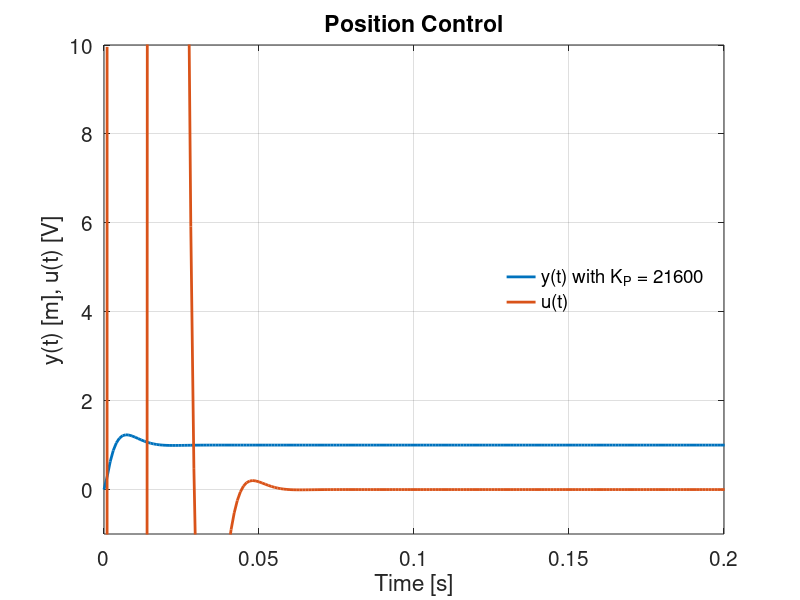

Recreate this plot in MATLAB.
%% Script Maxon_Control.m
% Manfred Lohöfener
% 06/11/2017, Brno, BUT, FME

clear
close all

%% 1st: Data of Maxon Motor RE 35 ∅35 mm, Graphite Brushes, 90 Watt
% Values at nominal voltage
u_nom = 30;               % [V] Nominal voltage
w_idl_r = 7280;           % [rpm] No load speed
w_idl = w_idl_r*2*pi/60;  % [rad/s]
i_idl = 0.0941;           % [A] No load current
w_nom_r = 6470;           % [rpm] Nominal speed
w_nom = w_nom_r*2*pi/60;  % [rad/s]
T_nom = 0.101;            % [N.m] Nominal torque
I_nom = 2.68;             % [A] Nominal current
T_max = 0.976;            % [N.m] Stall torque
I_max = 25.1;             % [A] Stall current
e_max = 0.87;             % Max. efficiency

% Characteristics
R_T = 1.2;                % [Ω], [Ohm] Terminal resistance
L_T = 0.00034;            % [H] Terminal inductance
K_m = 0.0389;             % [N.m/A] Torque constant
s_c = 246;                % [rpm/V] Speed constant
K_b = 60 / (s_c*2*pi);    % [V.s] Speed constant
w_g = 7.55;               % [rpm/mN.m] Speed/torque gradient
T_m = 0.00537;            % [s] Mechanical time constant
J_R_g = 67.9;             % [g.cm²] Rotor inertia
J_R = J_R_g/10^3/100^2;   % [kg.m²], [N.m.s²] Rotor inertia
K_f = K_m*i_idl/w_idl;    % [N.m.s] Friction

%% 2nd: Transfer Functions TF of controlled system
% Simple TF of Maxon Motor
s = tf('s');
G_ui =    1 / (R_T + L_T*s);
G_wi = -K_b / (R_T + L_T*s);
G_iw =  K_m / (K_f + J_R*s);
G_Tw =   -1 / (K_f + J_R*s);

% System TF of Maxon Motor
Gs_uw = minreal (G_ui*G_iw / (1 - G_iw*G_wi));
Gs_Tw = minreal (     G_Tw / (1 - G_iw*G_wi));
Gs_ui = minreal (     G_ui / (1 - G_iw*G_wi));
Gs_Ti = minreal (G_Tw*G_wi / (1 - G_iw*G_wi));

% Gear TF, System TF
K_G = 1 / w_nom;                % [m] Gear gain, 1 m/s for nom. speed
G_wy = K_G / s;                 % omega(t) -> y(t)
G_uy = minreal (Gs_uw * G_wy);  % System TF of motor and gear

%% 3rd, 4th: PID Controller
% Ziegler-Nichols Stability limit
%K_P = 93200;                          % Proportional gain, tested limit
%T_I = 9999;                           % [s] Integral time constant
%T_D = 0.0;                            % [s] Differential time constant

%K_crit = 93200;                     % through experiments
%T_crit = 0.0077;                    % [s]
%K_P = 0.6 * K_crit;                 % Ziegler-Nichols, 55920
%T_I = T_crit / 2;                   % [s] 0.0039
%T_D = T_crit / 8;                   % [s] 9.6250e-04

% Quarter-Damping Method
%K_P = 18000;                        % Proportional gain, ¼ damping
%T_I = 9999;                         % [s] Integral time constant
%T_D = 0.0;                          % [s] Differential time constant

K_q = 18000;                        % K¼, Controller gain
T_q = 0.017;                        % [s] T¼, Oszillation time
K_P = 1.2 * K_q;                    % Proportional gain
T_I = 0.6*T_q;                      % [s] Integral time constant
T_D = 0.15*T_q;                     % [s] Differential time constant

% Manual choice
%K_P = 500;                           % Proportional gain, manual choice
%T_I = 10;                            % [s] Integral time constant
%T_D = 0.001;                         % [s] Differential time constant

G_C = pidstd (K_P, T_I, T_D, 100);    % Choose parameters 

%% 5th: Control Circuit
G_ry = feedback (G_C*G_uy, 1);  % Feedback: r_set -> y_contr
G_ru = feedback (G_C, G_uy);    % Feedback: r_set -> u

figure ('Name', 'Control Circuit', 'NumberTitle', 'off', 'Position', [200 200 800 600]);
  set (gca, 'FontSize', 15); hold on
  time_x = 0:0.001:5;           % 5 s are of interest
  step (G_ry, G_ru, time_x)
  set (findobj (gcf, 'type', 'line'), 'LineWidth', 2);
  grid on
  title ('Position Control')
  xlabel ('Time [s]')
  ylabel ('y(t) [m], u(t) [V]')
  legend (['y(t) with K_P = ', num2str(K_P)], 'u(t)', 'Location', 'East')
  legend boxoff
%  axis ([0 1 -1 10])
  axis ([0 0.2 -1 10])

% Poles of any feedback are equal to zeros of characteristic equation
format short eng
p_i_ry = pole (G_ry)';          % Example
p_i_ru = pole (G_ru)';
s_i = zero (1 + G_uy*G_C)';     % s_i == p_i, q.e.d.
disp ('Poles of TF ry and ru, and zeros of characteristic equation')
disp ([p_i_ry; p_i_ru; s_i])
